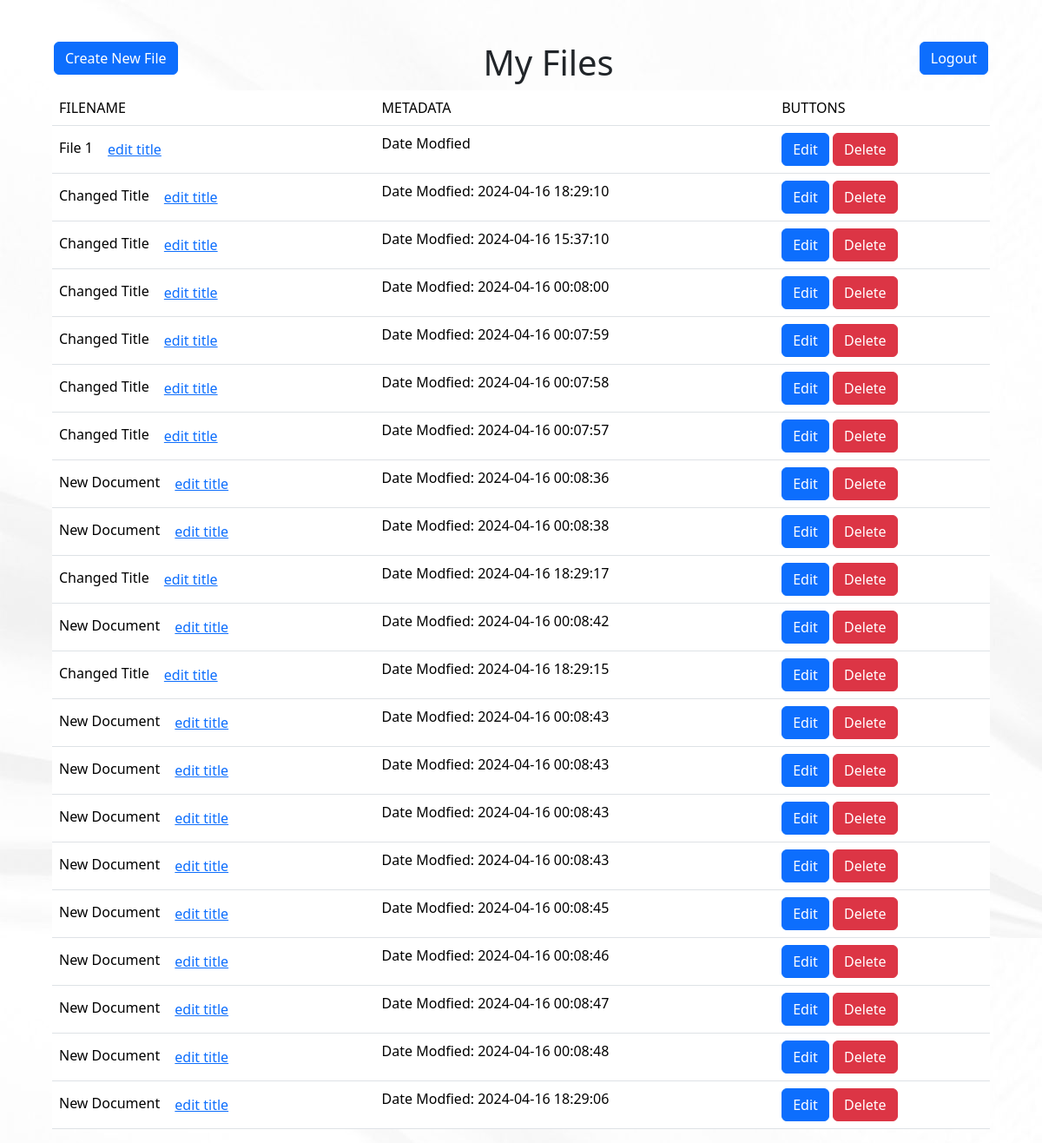
Screenshot of / (signed in) with the database file from the repository.
### NoteNinjabackend/models.py (models this page shows)
class Document(db.Model):
    id = db.Column(db.Integer, primary_key=True)
    data = db.Column(db.String(10000))
    date = db.Column(db.DateTime(timezone=True), default=func.now())
    name = db.Column(db.String(100))
    tag = db.Column(db.String(100))
    font = db.Column(db.String(100))
    font_size = db.Column(db.Integer)
    align = db.Column(db.String(100))
    user_id = db.Column(db.Integer, db.ForeignKey('user.id'))

### NoteNinjabackend/views.py (the view, shortened to what this page needs)
@views.route('/', methods=['GET', 'POST'])
@login_required
def home():
    data = request.form
    submitType = request.form.get("submitType")
    docID = request.form.get("docID")
    print(data)
    if request.method == "GET":
        return render_template("home.html", query=db.session.get(User,current_user.id).documents)

### NoteNinjabackend/__init__.py (called while the page is built)
def create_app():
    app = Flask(__name__)
    app.config['SECRET_KEY'] = 'kjdnfvpiubfpiv'
    app.config['SQLALCHEMY_DATABASE_URI'] = f'sqlite:///{DB_NAME}'
    db.init_app(app)
    from .views import views
    from .auth import auth
    app.register_blueprint(views, url_prefix='/')
    app.register_blueprint(auth, url_prefix='/')
    from .models import User, Document
    with app.app_context():
        create_database()
    login_manager = LoginManager()
    login_manager.login_view = 'auth.go'
    login_manager.init_app(app)
    @login_manager.user_loader
    def load_user(id):
        return User.query.get(int(id))
    return app

### NoteNinjabackend/templates/home.html (shortened to what this page needs)
<!DOCTYPE html>
<html lang="en">
<head>
    <link href="https://cdn.jsdelivr.net/npm/bootstrap@5.3.3/dist/css/bootstrap.min.css" rel="stylesheet">
</head>
<body background="{{ url_for('static',filename='resources/background.jpg') }}" style="width: 90%; align-items: center; margin-left: 5%;">
    <br><br>
    <form method="POST">
        <button class="btn btn-primary" style="float:left; margin-left: 2px;" name="submitType" value="create">Create New File</button>
    </form>
    <a href="/logout"class="btn btn-primary" style="float:right; margin-right: 2px;">Logout</a>
    <table class="table">
        <h1 style="text-align: center;">My Files</h1>
        <thead>
            <tr>
                <td>
                    FILENAME
                </td>
                <td>
                    METADATA
                </td>
                <td>
                    BUTTONS
                </td>
            </tr>
        </thead>
        <tbody>
            <tr>
                <td>
                    <form>
                        File 1
                        <button class="btn btn-link">
                            edit title
                        </button>
                    </form>
                </td>
                <td>
                    Date Modfied
                </td>
                <td>
                    <button class="btn btn-primary">Edit</button>
                    <button type="submit" class="btn btn-danger">Delete</button>
                </td>
            </tr>
            {% for Document in query %}
            <tr>
                <td>
                    <form method="POST">
                        {{Document.name}}
                        <button class="btn btn-link" name="submitType" value="title">
                            edit title
                        </button>
                    </form>
                </td>
                <td>
                    Date Modfied:
                    {{Document.date}}
                </td>
                <td>
                    <form method="POST">
                        <button type="submit" class="btn btn-primary" name="submitType" value="edit">Edit</button>
                        <button type="submit" class="btn btn-danger" name="submitType" value="delete">Delete</button>
                    </form>
                </td>
            </tr>
            {% endfor %}
        </tbody>
    </table>
</body>
</html>

### rows the page displays
Document: name "Changed Title", date "2024-04-16 18:29:10"
Document: name "Changed Title", date "2024-04-16 15:37:10"
Document: name "Changed Title", date "2024-04-16 00:08:00"
Document: name "Changed Title", date "2024-04-16 00:07:59"
Document: name "Changed Title", date "2024-04-16 00:07:58"
Document: name "Changed Title", date "2024-04-16 00:07:57"
Document: name "New Document", date "2024-04-16 00:08:36"
Document: name "New Document", date "2024-04-16 00:08:38"
Document: name "Changed Title", date "2024-04-16 18:29:17"
Document: name "New Document", date "2024-04-16 00:08:42"
Document: name "Changed Title", date "2024-04-16 18:29:15"
Document: name "New Document", date "2024-04-16 00:08:43"
Document: name "New Document", date "2024-04-16 00:08:43"
Document: name "New Document", date "2024-04-16 00:08:43"
Document: name "New Document", date "2024-04-16 00:08:43"
Document: name "New Document", date "2024-04-16 00:08:45"
Document: name "New Document", date "2024-04-16 00:08:46"
Document: name "New Document", date "2024-04-16 00:08:47"
Document: name "New Document", date "2024-04-16 00:08:48"
Document: name "New Document", date "2024-04-16 18:29:06"
